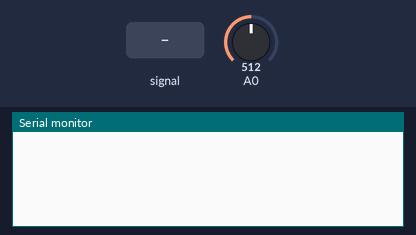
Simulated run of this sketch. Board: Arduino Uno, built with avr-gcc and run on an emulated ATmega328P. On the bench: the last lines printed to the serial monitor. The test bench sets the inputs (shaded band); at power-on: A0 = 512.

Above: at 1.2 s.
1.3 s: A0 fed a 200 Hz sine of ±255 counts around its level
At 1.58 s:
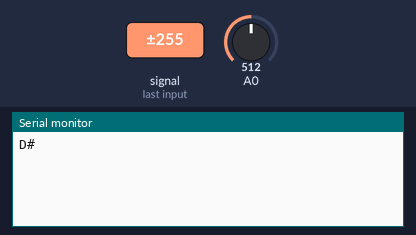
3.1 s: A0 set to 306
At 3.18 s:
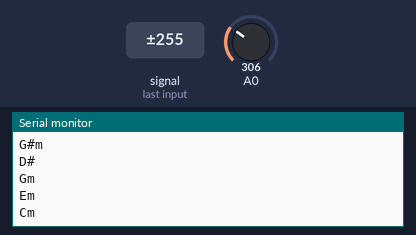
4.8 s: A0 set to 245
At 4.93 s:
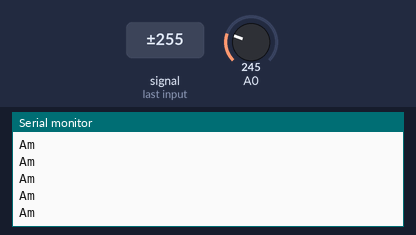
6.8 s: A0 set to 122
At 6.83 s:
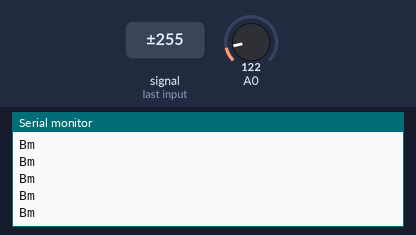

The sketch:

MusicNoteTest20210621A.ino
```cpp
/**
   From https://create.arduino.cc/projecthub/abhilashpatel121/arduino-music-notes-and-chord-detector-728b14

   6/21/01 AE
******/


  //---------------------------------------------------------------------------//
  int  in[128];
  byte NoteV[13]={8,23,40,57,76,96,116,138,162,187,213,241,255};
  float f_peaks[8]; // top 8 frequencies peaks in descending order
  //---------------------------------------------------------------------------//


  void setup() {
  Serial.begin(250000);
  }


  void loop()
  {
  Chord_det();

  }


  //-----------------------------Chord Detection Function----------------------------------------------//
  // Documentation on Chord_detection:https://www.instructables.com/member/abhilash_patel/instructables/
  // Code Written By: Abhilash Patel
  // Contact: abhilashpatel121@gmail.com
  // this code written for arduino Nano board (should also  work for UNO) or better board
  // this code won't work for any board having RAM less than 2kb,
  // More accurate detection can be carried out on more powerful borad by increasing sample size


  void Chord_det()
  {
  long unsigned int a1,b,a2;
  float a;
  float sum1=0,sum2=0;
  float sampling;
  a1=micros();
        for(int i=0;i<128;i++)
          {
            a=analogRead(A0)-500;     //rough zero shift
            //utilising time between two sample for windowing & amplitude calculation
            sum1=sum1+a;              //to average value
            sum2=sum2+a*a;            // to RMS value
            a=a*(sin(i*3.14/128)*sin(i*3.14/128));   // Hann window
            in[i]=4*a;                // scaling for float to int conversion
            delayMicroseconds(195);   // based on operation frequency range
          }
  b=micros();
  sum1=sum1/128;               //average amplitude
  sum2=sqrt(sum2/128);         //RMS amplitude
  sampling= 128000000/(b-a1);  // real time sampling frequency

  //for very low or no amplitude, this code wont start
  //it takes very small aplitude of sound to initiate for value sum2-sum1>3,
  //change sum2-sum1 threshold based on requirement
  // ae original: if(sum2-sum1>3){
  //ae Serial.println(sum2-sum1);

  if(sum2-sum1>120){
       FFT(128,sampling);        //EasyFFT based optimised  FFT code


              for(int i=0;i<12;i++){in[i]=0;}

  int j=0,k=0; //below loop will convert frequency value to note
       for(int i=0; i<8;i++)
           {
           if(f_peaks[i]>1040){f_peaks[i]=0;}
           if(f_peaks[i]>=65.4   && f_peaks[i]<=130.8) {f_peaks[i]=255*((f_peaks[i]/65.4)-1);}
           if(f_peaks[i]>=130.8  && f_peaks[i]<=261.6) {f_peaks[i]=255*((f_peaks[i]/130.8)-1);}
           if(f_peaks[i]>=261.6  && f_peaks[i]<=523.25){f_peaks[i]=255*((f_peaks[i]/261.6)-1);}
           if(f_peaks[i]>=523.25 && f_peaks[i]<=1046)  {f_peaks[i]=255*((f_peaks[i]/523.25)-1);}
           if(f_peaks[i]>=1046 && f_peaks[i]<=2093)  {f_peaks[i]=255*((f_peaks[i]/1046)-1);}
           if(f_peaks[i]>255){f_peaks[i]=254;}
           j=1;k=0;
         while(j==1)
              {
              if(f_peaks[i]<=NoteV[k]){f_peaks[i]=k;j=0;}
              k++;  // a note with max peaks (harmonic) with aplitude priority is selected
              if(k>15){j=0;}
              }

              if(f_peaks[i]==12){f_peaks[i]=0;}
              k=f_peaks[i];
              in[k]=in[k]+(8-i);
             }

  k=0;j=0;
          for(int i=0;i<12;i++)
             {
              if(k<in[i]){k=in[i];j=i;}  //Max value detection
             }

          for(int i=0;i<8;i++)
             {
              in[12+i]=in[i];
             }

  for (int i=0;i<12;i++)
  {
  in[20+i]=in[i]*in[i+4]*in[i+7];
  in[32+i]=in[i]*in[i+3]*in[i+7];   //all chord check
  }


  for (int i=0;i<24;i++)
  {
  in[i]=in[i+20];
  if(k<in[i]){k=in[i];j=i;}   // picking chord with max possiblity
  }
  char chord_out;
  int chord=j;
  if(chord>11){chord=chord-12;chord_out='m';} //Mojor-minor check
  else{chord_out=' ';}

  // Here "chord" variable has value of detected chord,
  // 0-11 defines all majot chord from C,C#,D,D#,.. B
  //12-23 defines all minor chord from Cm,C#m,Dm,D#m,.. Bm


   a2=micros();
        k=chord;
        if(k==0){Serial.print('C');Serial.println(chord_out);}
        if(k==1){Serial.print('C');Serial.print('#');Serial.println(chord_out);}
        if(k==2){Serial.print('D');Serial.println(chord_out);}
        if(k==3){Serial.print('D');Serial.print('#');Serial.println(chord_out);}
        if(k==4){Serial.print('E');Serial.println(chord_out);}
        if(k==5){Serial.print('F');Serial.println(chord_out);}
        if(k==6){Serial.print('F');Serial.print('#');Serial.println(chord_out);}
        if(k==7){Serial.print('G');Serial.println(chord_out);}
        if(k==8){Serial.print('G');Serial.print('#');Serial.println(chord_out);}
        if(k==9){Serial.print('A');Serial.println(chord_out);}
        if(k==10){Serial.print('A');Serial.print('#');Serial.println(chord_out);}
        if(k==11){Serial.print('B');Serial.println(chord_out);}
       }

  }

  //-----------------------------FFT Function----------------------------------------------//
  // Documentation on EasyFFT:https://www.instructables.com/member/abhilash_patel/instructables/
  // EasyFFT code optimised for 128 sample size to reduce mamory consumtion

  float FFT(byte N,float Frequency)
  {
  byte data[8]={1,2,4,8,16,32,64,128};
  int a,c1,f,o,x;
  a=N;

      for(int i=0;i<8;i++)                 //calculating the levels
         { if(data[i]<=a){o=i;} }
      o=7;
  byte in_ps[data[o]]={};     //input for sequencing
  float out_r[data[o]]={};   //real part of transform
  float out_im[data[o]]={};  //imaginory part of transform

  x=0;
      for(int b=0;b<o;b++)                     // bit reversal
         {
          c1=data[b];
          f=data[o]/(c1+c1);
                for(int j=0;j<c1;j++)
                    {
                     x=x+1;
                     in_ps[x]=in_ps[j]+f;
                    }
         }

      for(int i=0;i<data[o];i++)            // update input array as per bit reverse order
         {
          if(in_ps[i]<a)
          {out_r[i]=in[in_ps[i]];}
          if(in_ps[i]>a)
          {out_r[i]=in[in_ps[i]-a];}
         }


  int i10,i11,n1;
  float e,c,s,tr,ti;

    for(int i=0;i<o;i++)                                    //fft
    {
     i10=data[i];              // overall values of sine cosine
     i11=data[o]/data[i+1];    // loop with similar sine cosine
     e=6.283/data[i+1];
     e=0-e;
     n1=0;

          for(int j=0;j<i10;j++)
          {
          c=cos(e*j);
          s=sin(e*j);
          n1=j;

                for(int k=0;k<i11;k++)
                 {
                 tr=c*out_r[i10+n1]-s*out_im[i10+n1];
                 ti=s*out_r[i10+n1]+c*out_im[i10+n1];

                 out_r[n1+i10]=out_r[n1]-tr;
                 out_r[n1]=out_r[n1]+tr;

                 out_im[n1+i10]=out_im[n1]-ti;
                 out_im[n1]=out_im[n1]+ti;

                 n1=n1+i10+i10;
                  }
             }
     }

  /*
  for(int i=0;i<data[o];i++)
  {
  Serial.print(out_r[i]);
  Serial.print("\t");                                     // uncomment to print RAW o/p
  Serial.print(out_im[i]); Serial.println("i");
  }
*/

//---> here onward out_r contains amplitude and our_in conntains frequency (Hz)
for (int i = 0; i < data[o - 1]; i++)      // getting amplitude from compex number
{
  out_r[i] = sqrt((out_r[i] * out_r[i]) + (out_im[i] * out_im[i])); // to  increase the speed delete sqrt
  out_im[i] = (i * Frequency) / data[o];
  /*
    Serial.print(out_im[i],2); Serial.print("Hz");
    Serial.print("\t");                            // uncomment to print freuency bin
    Serial.println(out_r[i]);
  */
}

x = 0;     // peak detection
for (int i = 1; i < data[o - 1] - 1; i++)
{
  if (out_r[i] > out_r[i - 1] && out_r[i] > out_r[i + 1])
  { in_ps[x] = i;  //in_ps array used for storage of peak number
    x = x + 1;
  }
}

s = 0;
c = 0;
for (int i = 0; i < x; i++)      // re arraange as per magnitude
{
  for (int j = c; j < x; j++)
  {
    if (out_r[in_ps[i]] < out_r[in_ps[j]])
    { s = in_ps[i];
      in_ps[i] = in_ps[j];
      in_ps[j] = s;
    }
  }
  c = c + 1;
}

for (int i = 0; i < 8; i++) // updating f_peak array (global variable)with descending order
{
  // f_peaks[i]=out_im[in_ps[i]];Serial.println(f_peaks[i]);
  f_peaks[i] = (out_im[in_ps[i] - 1] * out_r[in_ps[i] - 1] + out_im[in_ps[i]] * out_r[in_ps[i]] + out_im[in_ps[i] + 1] * out_r[in_ps[i] + 1])
               / (out_r[in_ps[i] - 1] + out_r[in_ps[i]] + out_r[in_ps[i] + 1]);
  // Serial.println(f_peaks[i]);
}
}

//------------------------------------------------------------------------------------//
```

Measured:
- after the input at 1.3 s, the serial monitor: prints a new line after 0.16 s (image 1)
